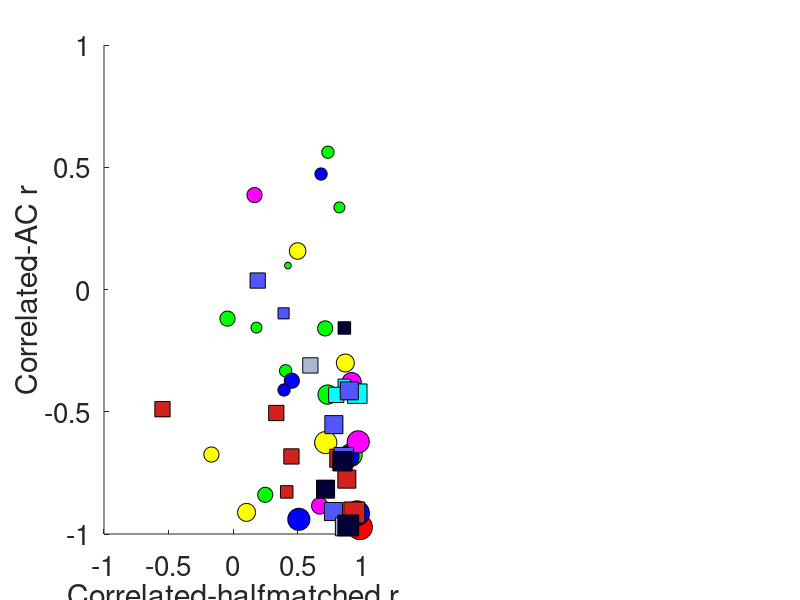

The MATLAB script that drew this image: (Note: this script raises an error after producing the figure.)
function PlotCurated
    plotDots = 1;
    plotSlope = 1;


    load('CuratedCells.mat');

    densities = cat(1,Base.density);
    
    % This is included just for the sake of colors
    fileNames = {};
    myCols = [1,0,0;0,1,0;0,0,1;1,1,0;1,0,1;0,1,1;rand(10,3).^2];
    monkeys = {'jbe','lem'};
    if plotDots
        figure();
        %densities = densities(1);
        count = 0;
        for dd = [1,4];
            count = count+1;
            
            currentData = Base(dd).Cells;
            nCells = length(currentData);
            
            cols = rand(nCells,3);
            subplot(1,round(length(densities)/2),count); hold on;
            hold on;
            for cell = 1:nCells
                fileNameExists = strcmp(currentData(cell).filename, fileNames);
                if any(fileNameExists);
                    currentColor = myCols(fileNameExists,:);
                else
                    fileNames{length(fileNames)+1} = currentData(cell).filename;
                    currentColor = myCols(length(fileNames),:);
                end

                % Skip if we have NaNs...
                if ~isnan(currentData(cell).DDI);
                    currentMonkey = currentData(cell).filename(9:11);

                    % Only plot monkeys in monkeys
                    if strcmp(currentMonkey,monkeys{1});
                        plot(currentData(cell).regHm(1),currentData(cell).regAc(1),'k','marker','s','markersize',round(1+currentData(cell).DDI*20),'markerfacecolor',currentColor);
                    elseif strcmp(currentMonkey,monkeys{2});
                        plot(currentData(cell).regHm(1),currentData(cell).regAc(1),'k','marker','o','markersize',round(1+currentData(cell).DDI*20),'markerfacecolor',currentColor);
                    end


                end
            end
            
            
            hm = cat(1,currentData.regHm);
            ac = cat(1,currentData.regAc);
            XYData.x = hm(:,1);
            XYData.y = ac(:,1);
            setappdata(gca,'XYData',XYData);
            setappdata(gca,'Cells',currentData);
            setappdata(gca,'subplot',count);

            xlabel('Correlated-halfmatched r','fontsize',24)
            ylabel('Correlated-AC r', 'fontsize', 24);
            xlim([-1,1]); ylim([-1,1]);
            set(gca,'XTick',-1:0.5:1,'fontsize',20);
            set(gca,'YTick',-1:0.5:1);

            title(sprintf('Density: %i%', densities(dd)),'fontsize', 25);
            
            
            % Put some text in the window showing how many cells
            jbeCount = 0;
            lemCount = 0;
            for j = 1:nCells
                jbeCount = jbeCount + strcmp(currentData(j).filename(9:11),'jbe');
                lemCount = lemCount + strcmp(currentData(j).filename(9:11),'lem');
            end
            text(-0.75,0.8,['jbe: ',num2str(jbeCount),' cells']);
            text(-0.75,0.7,['lem: ',num2str(lemCount),' cells']);
                

            % Draw some lines to split into quadrants
            line([0,0],[-1,1],'linewidth',1,'color','red','linestyle','--');
            line([-1,1],[0,0],'linewidth',1,'color','red','linestyle','--');
        end
        set(gcf,'Color','White','windowbuttondownfcn',@TC_callback)
    end

    if plotSlope
        % This is included just for the sake of colors
        fileNames = {};
        if ~exist('myCols','var');
            myCols = [1,0,0;0,1,0;0,0,1;1,1,0;1,0,1;0,1,1;rand(10,3).^2];
        end

        monkeys = {'jbe','lem'};
        a=figure();
        
        %densities = densities(1);
        count = 0;
        for dd = [1,4];
            count = count+1;
            
            currentData = Base(dd).Cells;
            nCells = length(currentData);

            cols = rand(nCells,3);
            subplot(1,round(length(densities)/2),count); hold on;

            for cell = 1:nCells
                fileNameExists = strcmp(currentData(cell).filename, fileNames);
                if any(fileNameExists);
                    currentColor = myCols(fileNameExists,:);
                else
                    fileNames{length(fileNames)+1} = currentData(cell).filename;
                    currentColor = myCols(length(fileNames),:);
                end

                % Skip if we have NaNs...
                if ~isnan(currentData(cell).DDI);
                    currentMonkey = currentData(cell).filename(9:11);
                    if strcmp(currentMonkey,monkeys{1});
                        plot(currentData(cell).regHm(2),currentData(cell).regAc(2),'k','marker','s','markersize',...
                            round(1+currentData(cell).DDI*20),'markerfacecolor',currentColor);
                    elseif strcmp(currentMonkey,monkeys{2});
                        plot(currentData(cell).regHm(2),currentData(cell).regAc(2),'k','marker','o','markersize', ...
                            round(1+currentData(cell).DDI*20),'markerfacecolor',currentColor);
                    end


                end
            end
            
            hm = cat(1,currentData.regHm);
            ac = cat(1,currentData.regAc);
            XYData.x = hm(:,2);
            XYData.y = ac(:,2);
            setappdata(gca,'XYData',XYData);
            setappdata(gca,'Cells',currentData);
            setappdata(gca,'subplot',count);

            xlabel('Correlated-halfmatched slope','fontsize',24)
            ylabel('Correlated-AC slope', 'fontsize', 24);
            ylim([-1,1]);
            %set(gca,'XTick',-1:0.5:1,'fontsize',20);
            set(gca,'YTick',-1:0.5:1,'fontsize',20);

            title(sprintf('Density: %i%', densities(dd)),'fontsize', 30);
            if dd==1;
                currentXlim = [-0.35,0.35];
            end
            
            
                
            
            % Put some text in the window showing how many cells
            jbeCount = 0;
            lemCount = 0;
            for j = 1:nCells
                jbeCount = jbeCount + strcmp(currentData(j).filename(9:11),'jbe');
                lemCount = lemCount + strcmp(currentData(j).filename(9:11),'lem');
            end
            text(-0.25,0.8,['jbe: ',num2str(jbeCount),' cells']);
            text(-0.25,0.7,['lem: ',num2str(lemCount),' cells']);
            
            % Draw some lines to split into quadrants
            plot([0,0],[-1,1],'linewidth',1,'color','red','linestyle','--');
            plot([-1,1],[0,0],'linewidth',1,'color','red','linestyle','--');
            xlim(currentXlim);
            
        end
        set(gcf,'Color','White','windowbuttondownfcn',{@TC_callback});

        
    end
    

end

function TC_callback(myFig,evt,varargin);

    currentPoint = get(gca,'currentpoint');
    
    axisData = getappdata(gca);
    figData = getappdata(gcf);
    
    % Get data
    Cells = axisData.Cells;
    XYData = axisData.XYData;
    subplotNumber = axisData.subplot;
    
    % Find point with closest Euclidean distance
    distance = (XYData.x-currentPoint(1,1)).^2 + (XYData.y - currentPoint(2,2)).^2;
    
    if nargin == 2
        whichCell = find(distance == min(distance)); 
        whichCell = whichCell(1); % If equidistant, just choose first one
    else
        otherID = varargin{1};
        for j = 1:length(Cells);
            
            uniqueID = quickhash([Cells(j).filename, num2str(Cells(j).cellnumber)]);
            if uniqueID == otherID;
                whichCell = j;
                break
            else
                whichCell = 0;
            end
        end
   
    end
    

    
    % If this hasn't been called before, assign a new figure handle
    if ~isfield(figData,'TCHandle');
        newFig = figure();
        set(newFig,'color','white');
        figData.TCHandle = newFig;
        setappdata(myFig,'TCHandle',newFig);
    end
    
    figure(figData.TCHandle);
    
    if subplotNumber > 2;
        maxSubplots = subplotNumber;
    else
        maxSubplots = 2;
    end
    
    
    subplot(1,maxSubplots,subplotNumber);
    if whichCell > 0;
        cellName = [Cells(whichCell).filename(18:24),'-cell',num2str(Cells(whichCell).cellnumber)];
        
        set(gca,'fontsize',18);
        Dx = Cells(whichCell).Dx;
        plot(Dx,Cells(whichCell).halfmatchedResponse*2.5,'b -- o', ...
            Dx,Cells(whichCell).correlatedResponse*2.5,'r -- o', ...
            Dx,Cells(whichCell).anticorrelatedResponse*2.5,'k -- o', ...
            'linewidth',3,'markersize',5,'markerfacecolor','k');
    elseif nargin > 2
        cla
        cellName = '';
    else
        error('Error: This shouldn''t happen...');
    end
    
    xlabel('Disparity (deg)','fontsize',20);
    ylabel('Spikes per second','fontsize',20);
    density = (subplotNumber==1)*5 + (subplotNumber==2)*24;
    title(['Density: ', num2str(density),'; ',cellName],'fontsize',22);

        

    selectionType = get(myFig,'selectionType');
    shiftPressed = strcmp(selectionType,'extend');
    ctrlPressed = strcmp(selectionType,'alt');
    
    % This will only get executed if uniqueID is not passed to TC_callback
    % (which we only do when we call TC_callback recursively)

    
    if shiftPressed || ctrlPressed

        % If this hasn't been called before, assign a new figure handle
        if ~isfield(figData,'scatterHandle');
            scatterFig = figure();
            set(scatterFig,'color','white');
            figData.scatterHandle = scatterFig;
            setappdata(myFig,'scatterHandle',scatterFig);
        end
    
        figure(figData.scatterHandle);
    
        subplot(1,maxSubplots,subplotNumber)
        if whichCell > 0;
            set(gca,'fontsize',18);
            if shiftPressed
                plot(Cells(whichCell).correlatedResponse*2.5,Cells(whichCell).halfmatchedResponse*2.5,'o k',...
                    'markersize',4,'markerfacecolor','b');
                xlabel('Correlated response','fontsize',20);
                ylabel('Halfmatched response','fontsize',20);
                b = Cells(whichCell).regHm(2); m = Cells(whichCell).regHm(3);
                corrMin = min(Cells(whichCell).correlatedResponse); corrMax = max(Cells(whichCell).correlatedResponse);
                delta = corrMax*0.25; corrMin = corrMin-delta; corrMax = corrMax+delta;
                line([corrMin,corrMax]*2.5,[m+corrMin*b,m+corrMax*b]*2.5,'linewidth',2,'linestyle','-','color','r');
                title(['r= ', num2str(Cells(whichCell).regHm(1))])
                
            else
                plot(Cells(whichCell).correlatedResponse*2.5,Cells(whichCell).anticorrelatedResponse*2.5,'o k',...
                    'markersize',4,'markerfacecolor','r');
                xlabel('Correlated response','fontsize',20);
                ylabel('Anticorrelated response','fontsize',20);
                b = Cells(whichCell).regAc(2); m = Cells(whichCell).regAc(3);
                corrMin = min(Cells(whichCell).correlatedResponse); corrMax = max(Cells(whichCell).correlatedResponse);
                delta = corrMax*0.25; corrMin = corrMin-delta; corrMax = corrMax+delta;
                line([corrMin,corrMax]*2.5,[m+corrMin*b,m+corrMax*b]*2.5,'linewidth',2,'linestyle','-','color','k');
                title(['r= ', num2str(Cells(whichCell).regAc(1))])
            end
            %reg = 
        elseif nargin > 2
            cla
        else
            error('Error: This shouldn''t happen...');
        end
    end

    if nargin == 2
        figure(myFig); 
        if subplotNumber == 1;
            subplot(1,2,2);
        elseif subplotNumber == 2;
            subplot(1,2,1);
        end

        uniqueID = quickhash([Cells(whichCell).filename, num2str(Cells(whichCell).cellnumber)]);

        TC_callback(myFig,evt,uniqueID);

    end
    
end

function myHash = quickhash(string)
    string = double(string);
    myHash = mod(sum(string(:).^2.3),2^32-1);
end